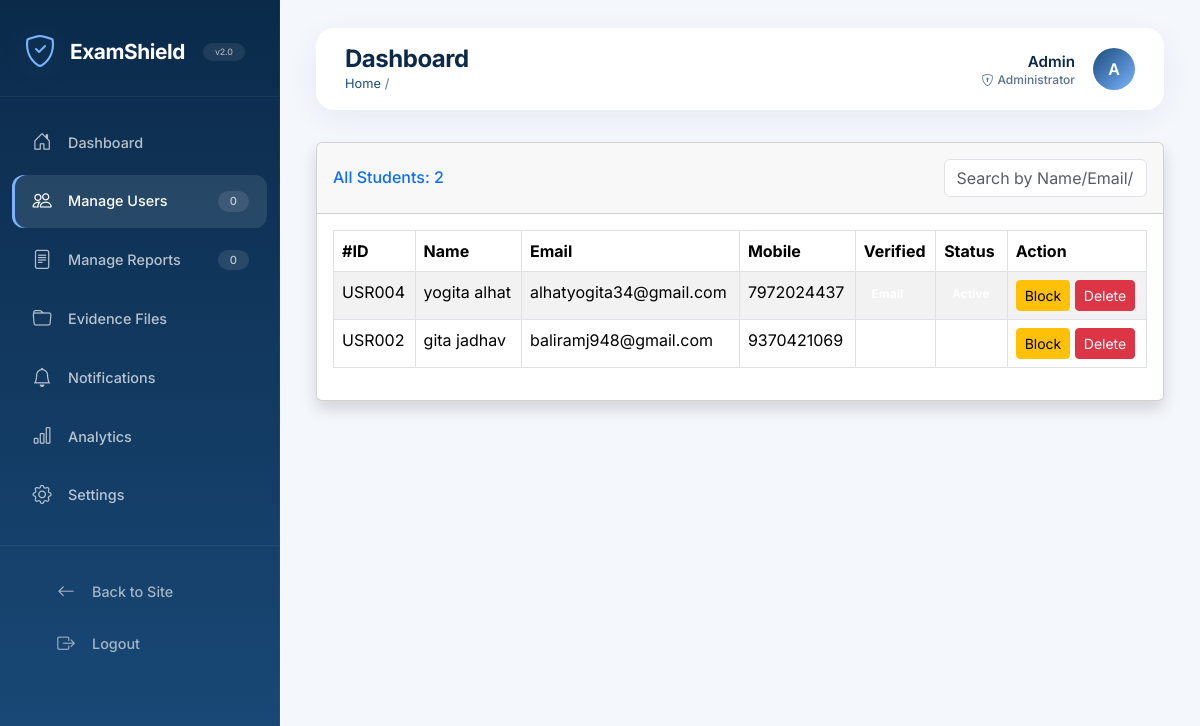
Page /admin/users (signed in) on the committed database.
### tables this page shows
CREATE TABLE users (
            id INTEGER PRIMARY KEY AUTOINCREMENT,
            username TEXT NOT NULL UNIQUE,
            password TEXT NOT NULL,
            email TEXT UNIQUE,
            mobile TEXT UNIQUE,
            name TEXT,
            role TEXT DEFAULT 'student',

            -- Verification
            is_mobile_verified INTEGER DEFAULT 0,
            is_email_verified INTEGER DEFAULT 0,
            mobile_otp TEXT,
            otp_generated_at TEXT,

            -- Identity Proof 
            profile_photo TEXT,
            id_proof_type TEXT,
            id_proof_number TEXT,
            id_proof_photo TEXT,
            is_id_verified INTEGER DEFAULT 0,

            -- Tracking & Moderation
            signup_ip TEXT,
            signup_user_agent TEXT,
            created_at TEXT DEFAULT CURRENT_TIMESTAMP,
            is_blocked INTEGER DEFAULT 0,
            trust_score INTEGER DEFAULT 100
        , state TEXT, district TEXT);

### app.py (the view)
@app.route('/admin/users')
@admin_required
def admin_users():
    conn = get_db()
    users = conn.execute("SELECT * FROM users WHERE role='student' ORDER BY id DESC").fetchall()
    conn.close()
    return render_template('admin_users.html', user=current_user, users=[dict(u) for u in users])

### app.py (called while the page is built)
@login_manager.user_loader
def load_user(user_id):
    conn = get_db()
    user_row = conn.execute('SELECT * FROM users WHERE id =?', (user_id,)).fetchone()
    conn.close()
    if user_row:
        user = dict(user_row)
        return User(
            id=user['id'],
            username=user['username'],
            name=user.get('name', 'User'),
            role=user.get('role', 'student'),
            is_mobile_verified=user.get('is_mobile_verified', 0),
            is_email_verified=user.get('is_email_verified', 0),
            is_blocked=user.get('is_blocked', 0)
        )
    return None

def admin_required(f):
    @wraps(f)
    def decorated_function(*args, **kwargs):
        if not current_user.is_authenticated:
            flash('Please login first', 'error')
            return redirect(url_for('login'))
        if current_user.role!= 'admin':
            flash('You do not have admin permission', 'error')
            return redirect(url_for('dashboard'))
        return f(*args, **kwargs)
    return decorated_function

@app.context_processor
def inject_notifications():
    if current_user.is_authenticated: # FIX: session ki jagah current_user
        conn = get_db()
        count = conn.execute("SELECT COUNT(*) FROM notifications WHERE is_read = 0").fetchone()[0]
        conn.close()
        return dict(unread_count=count)
    return dict(unread_count=0)

def get_settings():
    conn = get_db()
    s = conn.execute("SELECT * FROM settings WHERE id=1").fetchone()
    conn.close()
    return s

@app.before_request
def check_maintenance():
    settings = get_settings()
    if settings and settings['maintenance_mode'] == 1:
        if request.endpoint and 'static' not in request.endpoint:
            if not current_user.is_authenticated or current_user.role!= 'admin':
                return render_template('maintenance.html'), 503

def get_db():
    db = sqlite3.connect('myproject.db', timeout=20.0) # timeout add
    db.row_factory = sqlite3.Row
    db.execute("PRAGMA foreign_keys = ON")
    db.execute("PRAGMA journal_mode=WAL") # WAL mode add
    db.execute("PRAGMA busy_timeout = 20000")
    return db

### templates/admin_users.html (shortened to what this page needs)
{% extends "admin_base.html" %}
{% block content %}
<div class="card shadow mb-4">
    <div class="card-header py-3 d-flex justify-content-between align-items-center">
        <h6 class="m-0 font-weight-bold text-primary">All Students: {{ users|length }}</h6>
        <input type="text" id="searchUser" class="form-control w-25" placeholder="Search by Name/Email/Mobile">
    </div>
    <div class="card-body">
        <div class="table-responsive">
            <table class="table table-bordered table-striped" id="userTable">
                <thead class="thead-dark">
                    <tr>
                        <th>#ID</th>
                        <th>Name</th>
                        <th>Email</th>
                        <th>Mobile</th>
                        <th>Verified</th>
                        <th>Status</th>
                        <th>Action</th>
                    </tr>
                </thead>
                <tbody>
                    {% for u in users %}
                    <tr>
                        <td>USR{{ '%03d'|format(u.id) }}</td>
                        <td>{{ u.name }}</td>
                        <td>{{ u.email }}</td>
                        <td>{{ u.mobile }}</td>
                        <td>
                            {% if u.is_email_verified %}<span class="badge badge-success">Email</span>{% endif %}
                        </td>
                        <td>
                            {% if u.is_blocked %}<span class="badge badge-danger">Blocked</span>
                            {% else %}<span class="badge badge-success">Active</span>{% endif %}
                        </td>
                        <td>
                            {% if u.id!= user.id %}
                                <a href="{{ url_for('toggle_block', user_id=u.id) }}"
                                   class="btn btn-sm {{ 'btn-success' if u.is_blocked else 'btn-warning' }}"
                                   onclick="return confirm('Are you sure?')">
                                   {{ 'Unblock' if u.is_blocked else 'Block' }}
                                </a>
                                <a href="{{ url_for('delete_user', user_id=u.id) }}"
                                   class="btn btn-sm btn-danger"
                                   onclick="return confirm('Delete this user permanently?')">
                                   Delete
                                </a>
                            {% else %}
                                <span class="text-muted">This is you</span>
                            {% endif %}
                        </td>
                    </tr>
                    {% else %}
                    <tr><td colspan="7" class="text-center">No students found</td></tr>
                    {% endfor %}
                </tbody>
            </table>
        </div>
    </div>
</div>
{% endblock %}

### templates/admin_base.html (shortened to what this page needs)
<!DOCTYPE html>
<html lang="en">
<head>
    <link href="https://cdn.jsdelivr.net/npm/bootstrap@5.3.3/dist/css/bootstrap.min.css" rel="stylesheet">
    <link rel="stylesheet" href="https://cdn.jsdelivr.net/npm/bootstrap-icons@1.11.3/font/bootstrap-icons.min.css">
</head>
<body>
    <nav class="admin-sidebar" id="adminSidebar">
        <div class="brand">
            <i class="bi bi-shield-check"></i>
            <span>ExamShield</span>
            <span class="badge-version">v2.0</span>
        </div>
        <ul class="nav flex-column">
            <li>
                <a class="nav-link {% if request.endpoint == 'admin_dashboard' %}active{% endif %}" href="{{ url_for('admin_dashboard') }}">
                    <i class="bi bi-house-door"></i> Dashboard
                </a>
            </li>
            <li>
                <a class="nav-link {% if request.endpoint == 'admin_users' %}active{% endif %}" href="{{ url_for('admin_users') }}">
                    <i class="bi bi-people"></i> Manage Users
                    <span class="badge-count">{{ user_count|default(0) }}</span>
                </a>
            </li>
            <li>
                <a class="nav-link {% if request.endpoint == 'admin_reports' %}active{% endif %}" href="{{ url_for('admin_reports') }}">
                    <i class="bi bi-file-text"></i> Manage Reports
                    <span class="badge-count">{{ report_count|default(0) }}</span>
                </a>
            </li>
            <li>
                <a class="nav-link {% if request.endpoint == 'admin_evidence' %}active{% endif %}" href="{{ url_for('admin_evidence') }}">
                    <i class="bi bi-folder"></i> Evidence Files
                </a>
            </li>
            <li>
                <a class="nav-link {% if request.endpoint == 'admin_notifications' %}active{% endif %}" href="{{ url_for('admin_notifications') }}">
                    <i class="bi bi-bell"></i> Notifications
                </a>
            </li>
            <li>
                <a class="nav-link {% if request.endpoint == 'admin_analytics' %}active{% endif %}" href="{{ url_for('admin_analytics') }}">
                    <i class="bi bi-bar-chart"></i> Analytics
                </a>
            </li>
            <li>
                <a class="nav-link {% if request.endpoint == 'admin_settings' %}active{% endif %}" href="{{ url_for('admin_settings') }}">
                    <i class="bi bi-gear"></i> Settings
                </a>
            </li>
        </ul>
        <div class="sidebar-footer">
            <ul class="nav flex-column">
                <li>
                    <a class="nav-link" href="{{ url_for('home') }}">
                        <i class="bi bi-arrow-left"></i> Back to Site
                    </a>
                </li>
                <li>
                    <a class="nav-link" href="{{ url_for('logout') }}">
                        <i class="bi bi-box-arrow-right"></i> Logout
                    </a>
                </li>
            </ul>
        </div>
    </nav>
    <div class="admin-content">
        <div class="admin-topbar">
            <div class="page-title">
                <div>
                    <h1>{% block page_title %}Dashboard{% endblock %}</h1>
                    <nav class="breadcrumb">
                        <a href="{{ url_for('admin_dashboard') }}">Home</a>
                        <span class="mx-1">/</span>
                    </nav>
                </div>
            </div>
            <div class="user-area">
                <div class="text-end">
                    <span class="user-name">{{ session.user.name if session.user else 'Admin' }}</span>
                    <span class="user-role"><i class="bi bi-shield-lock me-1"></i>Administrator</span>
                </div>
                <div class="avatar">
                    {{ (session.user.name if session.user else 'Admin')[0]|upper }}
                </div>
            </div>
        </div>
        {% block content %}{% endblock %}
    </div>
</body>
</html>

### templates/admin_base.html (style rules this page uses)
:root { --primary-dark: #0b2a4a; --primary-mid: #1a4b7a; --primary-light: #2d6ea0; --accent-blue: #7bb3ff; --bg-light: #f4f7fc; --card-shadow: 0 8px 32px rgba(18, 52, 86, 0.06); --card-hover-shadow: 0 16px 48px -12px rgba(18, 52, 86, 0.10); --radius-lg: 28px; --radius-md: 18px; --radius-sm: 12px; }
* { margin: 0; padding: 0; box-sizing: border-box; }
body { font-family: 'Inter', -apple-system, BlinkMacSystemFont, sans-serif; background: var(--bg-light); color: #0b1e2f; min-height: 100vh; }
.admin-sidebar { min-height: 100vh; background: linear-gradient(180deg, var(--primary-dark) 0%, var(--primary-mid) 100%); color: white; position: fixed; width: 280px; transition: transform 0.3s cubic-bezier(0.4, 0, 0.2, 1); z-index: 1050; top: 0; left: 0; bottom: 0; overflow-y: auto; border-right: 1px solid rgba(255, 255, 255, 0.04); }
.admin-sidebar .brand { padding: 28px 24px 20px; border-bottom: 1px solid rgba(255, 255, 255, 0.06); margin-bottom: 16px; display: flex; align-items: center; gap: 14px; }
.admin-sidebar .brand i { font-size: 2rem; color: var(--accent-blue); filter: drop-shadow(0 4px 12px rgba(123, 179, 255, 0.2)); }
.admin-sidebar .brand span { font-size: 1.3rem; font-weight: 700; letter-spacing: -0.02em; }
.admin-sidebar .brand .badge-version { font-size: 0.55rem; background: rgba(255, 255, 255, 0.08); padding: 2px 12px; border-radius: 40px; font-weight: 500; color: rgba(255, 255, 255, 0.6); margin-left: 4px; }
.admin-sidebar .nav { padding: 0 12px; }
.admin-sidebar .nav-link { color: rgba(255, 255, 255, 0.7); padding: 12px 18px; margin: 3px 0; border-radius: var(--radius-sm); font-weight: 500; font-size: 0.9rem; display: flex; align-items: center; gap: 14px; transition: all 0.2s ease; text-decoration: none; position: relative; }
.admin-sidebar .nav-link i { font-size: 1.2rem; width: 24px; text-align: center; flex-shrink: 0; }
.admin-sidebar .nav-link.active { background: rgba(255, 255, 255, 0.1); color: white; box-shadow: inset 3px 0 0 var(--accent-blue); }
.admin-sidebar .nav-link .badge-count { margin-left: auto; background: rgba(255, 255, 255, 0.1); color: rgba(255, 255, 255, 0.7); font-size: 0.7rem; padding: 2px 12px; border-radius: 40px; font-weight: 500; }
.admin-sidebar .sidebar-footer { padding: 20px 24px 28px; border-top: 1px solid rgba(255, 255, 255, 0.06); margin-top: 20px; }
.admin-sidebar .sidebar-footer .nav-link { color: rgba(255, 255, 255, 0.6); padding: 10px 18px; border-radius: var(--radius-sm); transition: all 0.2s; }
.admin-sidebar .sidebar-footer .nav-link i { font-size: 1.1rem; }
.admin-content { margin-left: 280px; padding: 28px 36px 40px; min-height: 100vh; }
.admin-topbar { background: #ffffff; border-radius: var(--radius-md); padding: 16px 28px; margin-bottom: 32px; display: flex; justify-content: space-between; align-items: center; box-shadow: var(--card-shadow); border: 1px solid rgba(255, 255, 255, 0.5); }
.admin-topbar .page-title { display: flex; align-items: center; gap: 12px; }
.admin-topbar .page-title h1 { font-size: 1.5rem; font-weight: 700; color: var(--primary-dark); margin: 0; letter-spacing: -0.02em; }
.admin-topbar .page-title .breadcrumb { font-size: 0.8rem; color: #56718e; margin: 0; padding: 0; background: none; }
.admin-topbar .page-title .breadcrumb a { color: #1a4b7a; text-decoration: none; }
.admin-topbar .user-area { display: flex; align-items: center; gap: 18px; }
.admin-topbar .user-area .avatar { width: 42px; height: 42px; border-radius: 50%; background: linear-gradient(135deg, var(--primary-mid), var(--accent-blue)); color: white; display: flex; align-items: center; justify-content: center; font-weight: 600; font-size: 1rem; flex-shrink: 0; }
.admin-topbar .user-area .user-name { font-weight: 600; color: var(--primary-dark); font-size: 0.95rem; }
.admin-topbar .user-area .user-role { font-size: 0.75rem; color: #56718e; font-weight: 500; display: block; margin-top: -2px; }
.admin-content { animation: fadeSlideDown 0.5s ease forwards; }

### rows in the picture
users: user "Admin"
users: id "004", name "yogita alhat", email "alhatyogita34@gmail.com", mobile "7972024437", is_blocked "Block"
users: id "002", name "gita jadhav", email "baliramj948@gmail.com", mobile "9370421069", is_blocked "Block"

### other values in the picture
{{ user_count|default(0) }} "0"
{{ report_count|default(0) }} "0"
{{ (session.user.name if session.user else 'Admin')[0]|upper }} "A"
{{ users|length }} "2"
